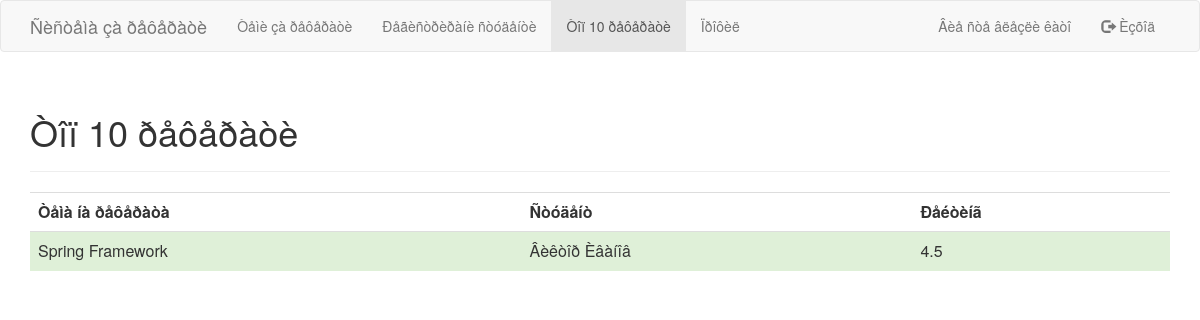
The page /topTenEssays.php on the database its author committed.
### tables this page shows
CREATE TABLE IF NOT EXISTS `essay` (
`id` int(11) NOT NULL,
  `title` varchar(128) NOT NULL,
  `content` text NOT NULL,
  `notes` text NOT NULL,
  `user_id` int(11) NOT NULL,
  `votes_sum` int(11) NOT NULL,
  `votes_count` int(11) NOT NULL,
  `upload_date` date NOT NULL,
  `version` int(11) NOT NULL
);

CREATE TABLE IF NOT EXISTS `user` (
`id` int(11) NOT NULL,
  `username` varchar(32) NOT NULL,
  `password` varchar(64) NOT NULL,
  `first_name` varchar(32) NOT NULL,
  `middle_name` varchar(32) NOT NULL,
  `last_name` varchar(32) NOT NULL,
  `role` int(1) NOT NULL,
  `fn` int(7) DEFAULT NULL
);

### Essay.php (called while the page is built, shortened)
<?php
include("User.php");
class Essay {
	function __construct($id, $title, $content, $notes, $user, $rating, $upload_date, $version) {
		$this->title = $title;
		$this->user = $user;
		$this->rating = $rating;
	}
	function __get($property) {
		return $this->$property;
	}
	public static function getTopTenEssays($conn) {
		$sql = "select e.id, title, username, first_name, middle_name, last_name, role, fn, votes_count, votes_sum from essay e join user u on e.user_id = u.id where version = (select max(version) from essay e2 where e2.user_id = e.user_id) order by votes_sum / votes_count desc limit 10";
		$query = $conn->query($sql);
		while ($data = $query->fetch(PDO::FETCH_ASSOC)) {
			$user = new User($data["username"], $data["first_name"], $data["middle_name"], $data["last_name"], $data["role"], $data["fn"], null);
			if ($data["votes_count"] == 0) {
				$rating = 0;
			} else {
				$rating = round($data["votes_sum"] / $data["votes_count"], 2);
			}
			$essayList[] = new Essay($data["id"], $data["title"], null, null,  $user, $rating, null, null);
		}
		if (isset($essayList))
			return $essayList;
		return null;
	}
}
?>

### User.php (called while the page is built, shortened)
<?php
class User {
	function __construct($username, $firstName, $middleName, $lastName, $role, $fn, $essayId) {
		$this->firstName = $firstName;
		$this->lastName = $lastName;
	}
	function __get($property) {
		return $this->$property;
	}
}
?>

### topTenEssays.php (the view, shortened to what this page needs)
<?php
include("Essay.php");
$conn = new PDO('mysql:host=' . DB_SERVER . ';dbname=' . DB_NAME, DB_USERNAME, DB_PASSWORD);
$essayList = Essay::getTopTenEssays($conn);
?>
<html>
<head>
<link rel="stylesheet" href="css/style.css">
<link rel="stylesheet" href="css/bootstrap.min.css">
</head>
<body>
<?php include("menu.php"); ?>
<div class="container">
<div class="page-header">
<h1>Òîï 10 ðåôåðàòè</h1>
</div>
<table class="table table-hover">
<tr>
<th>Òåìà íà ðåôåðàòà</th>
<th>Ñòóäåíò</th>
<th>Ðåéòèíã</th>
</tr>
<?php
if ($essayList != null) {
	foreach ($essayList as $essay) {
		echo "<tr class=\"essay\">";
		echo "<td>$essay->title</td>";
		$user = $essay->user;
		echo "<td>$user->firstName $user->lastName</td>";
		echo "<td>$essay->rating</td>";
		echo "</tr>";
	}
}
?>
</table>
</div>
</body>
</html>

### rows shown on the page
essay: title "Spring Framework", user.first_name "Âèêòîð", user.last_name "Èâàíîâ", rating "4.5"
